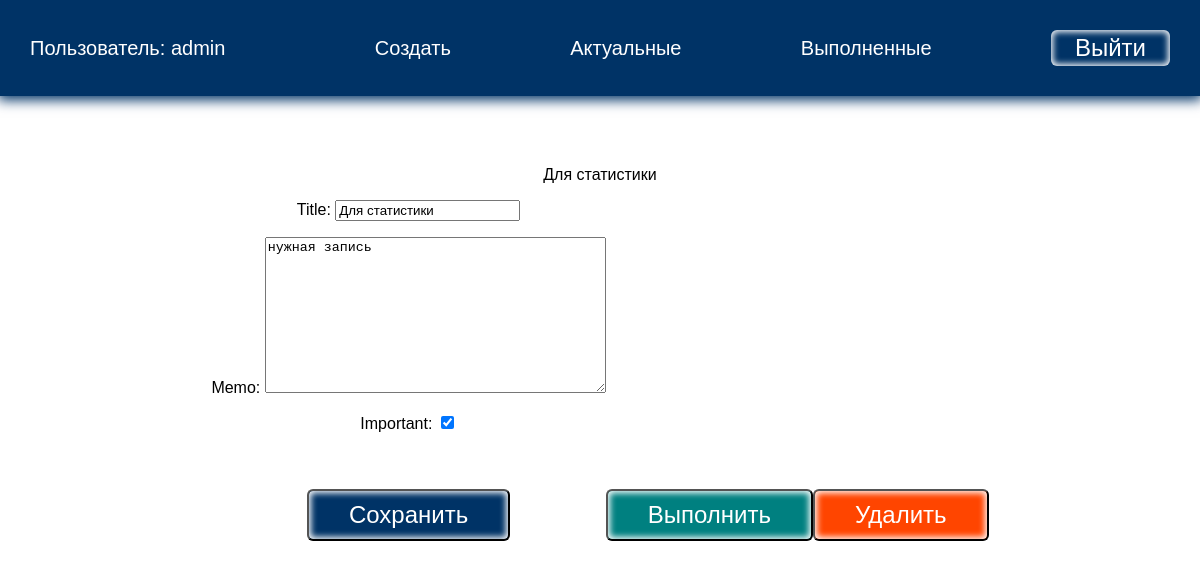
Page /todo/11/ (signed in) on the committed database.
### todo/models.py (models this page shows, shortened)
class Todo(models.Model):
    title = models.CharField(max_length=100)
    memo = models.TextField(blank=True)
    created = models.DateTimeField(auto_now_add=True)
    date_completed = models.DateTimeField(blank=True, null=True)
    important = models.BooleanField(default=False)
    user = models.ForeignKey(User, on_delete=models.CASCADE)

### todo/views.py (the view, shortened to what this page needs)
# urls.py: path('todo/<int:todo_pk>/', views.viewtodo, name="viewtodo"),
@login_required
def viewtodo(request, todo_pk):  # Страница с динамическими ключами
    todo = get_object_or_404(Todo, pk=todo_pk)
    if request.method == "GET":
        form = TodoForm(instance=todo)  # instance = это экземпляр класса
        return render(request, 'todo/viewtodo.html',
                      {'todo': todo, 'form': form})

### todo/forms.py
class TodoForm(ModelForm):
    class Meta:
        model = Todo
        fields = ['title', 'memo', 'important']

### todo/templates/todo/viewtodo.html (shortened to what this page needs)
{% extends 'todo/base.html' %}
{% block content %}
{{ todo.title }}
<div class="but">
    <form method="post">
        {{ form.as_p }}
        <button class="btn">Сохранить</button>
    </form>
    <form action="{% url 'completetodo' todo.id %}" method="post">
        <button class="btn good">Выполнить</button>
    </form>
    <form action="{% url 'deletetodo' todo.id %}" method="post">
        <button class="btn remove">Удалить</button>
    </form>
</div>
{% endblock %}

### todo/templates/todo/base.html (shortened to what this page needs)
<!DOCTYPE html>
{% load static %}
<html lang="en">
<head>
    <link rel="stylesheet" href="{% static 'css/style_3.css' %}">
</head>
<body>
<div class="menu">
    <div class="wrap">
        <ul>
        {% if user.is_authenticated %}
            <li class="logo">Пользователь: {{ user.username }}</li>
            <li><a href="{% url 'createtodo' %}">Создать</a></li>
            <li><a href="{% url 'currenttodos' %}">Актуальные</a></li>
            <li><a href="{% url 'completedtodos' %}">Выполненные</a></li>
            <li>
                <form action="{% url 'logoutuser' %}" method="post">
                    <button class="top">Выйти</button>
                </form>
            </li>
        {% else %}
            <li class="logo"><a href="{% url 'home' %}">UpService</a></li>
            <li><a href="{% url 'signupuser' %}">Зарегистрироваться</a></li>
            <li><a href="{% url 'loginuser' %}">Войти</a></li>
        {% endif %}
        </ul>
    </div>
</div>
<div class="content">
    <div class="wrap">
        {% block content %}
        {% endblock %}
    </div>
</div>
</body>
</html>

### todo/static/css/style_3.css (style rules this page uses)
body { padding: 0; margin: 0; font-family: Arial, Helvetica, sans-serif; }
.wrap { max-width: 1200px; margin: 0 auto; padding: 10px 30px; box-sizing: border-box; }
.menu { background: #036; box-shadow: 0 2px 12px 2px #036; }
ul { list-style: none; padding: 0; }
.menu ul { display: flex; justify-content: space-between; align-items: center; font-size: 20px; }
.menu .logo { margin-right: 30px; color: #fff; }
.menu a { color: #fff; }
a { text-decoration: none; }
.content .wrap { display: flex; flex-direction: column; align-items: center; justify-content: center; margin-top: 60px; }
.btn { background: #036; color: #fff; }
button { border-radius: 6px; box-shadow: inset 0 0 6px 2px #fff; padding: 10px 40px; margin-top: 40px; font-size: 24px; cursor: pointer; }
.content { text-align: center; }
.top { padding: 4px 24px; margin-top: 0; background: transparent; border: none; color: #fff; }
.but { display: flex; align-items: flex-end; }
.good { background: teal; }
.remove { background: orangered; }

### rows in the picture
Todo: title "Для статистики", memo "нужная запись", important "☑"

### other values in the picture
{{ user.username }} "admin"
